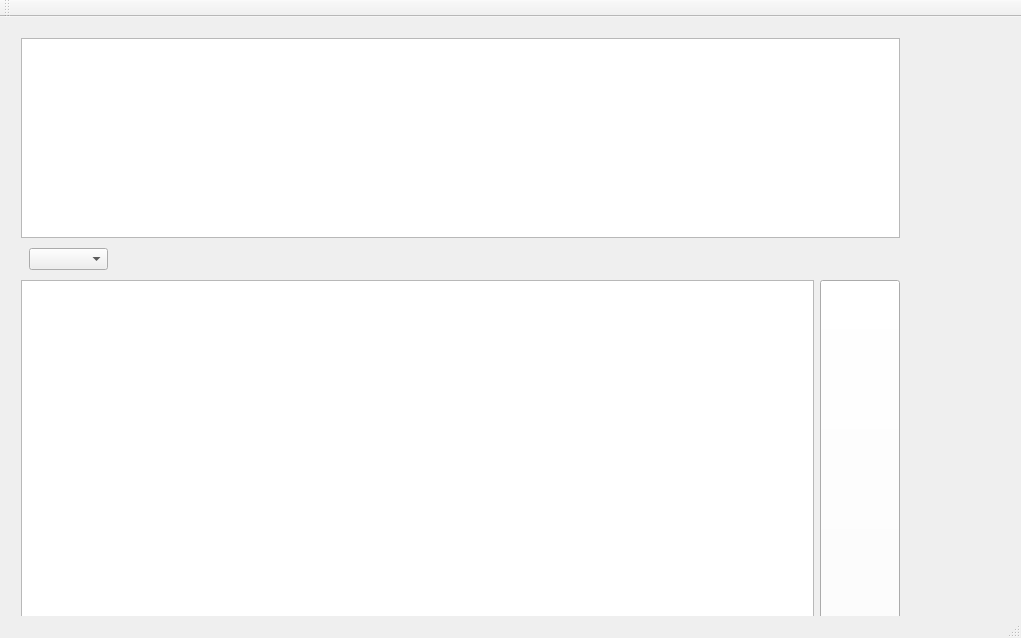
<?xml version="1.0" encoding="UTF-8"?>
<ui version="4.0">
 <class>ChatBotClass</class>
 <widget class="QMainWindow" name="ChatBotClass">
  <property name="geometry">
   <rect>
    <x>0</x>
    <y>0</y>
    <width>1021</width>
    <height>638</height>
   </rect>
  </property>
  <property name="windowTitle">
   <string>ChatBot</string>
  </property>
  <widget class="QWidget" name="centralWidget">
   <widget class="QWidget" name="gridLayoutWidget">
    <property name="geometry">
     <rect>
      <x>10</x>
      <y>10</y>
      <width>901</width>
      <height>2117</height>
     </rect>
    </property>
    <layout class="QVBoxLayout" name="mainLayout" stretch="0,0,0">
     <property name="spacing">
      <number>10</number>
     </property>
     <property name="sizeConstraint">
      <enum>QLayout::SetMinimumSize</enum>
     </property>
     <item>
      <widget class="QTextBrowser" name="textDisplay">
       <property name="sizePolicy">
        <sizepolicy hsizetype="Preferred" vsizetype="Preferred">
         <horstretch>0</horstretch>
         <verstretch>0</verstretch>
        </sizepolicy>
       </property>
       <property name="minimumSize">
        <size>
         <width>0</width>
         <height>200</height>
        </size>
       </property>
      </widget>
     </item>
     <item>
      <layout class="QHBoxLayout" name="infoLayout" stretch="1,10,100">
       <item>
        <spacer name="horizontalSpacer_2">
         <property name="orientation">
          <enum>Qt::Horizontal</enum>
         </property>
         <property name="sizeType">
          <enum>QSizePolicy::Expanding</enum>
         </property>
         <property name="sizeHint" stdset="0">
          <size>
           <width>40</width>
           <height>20</height>
          </size>
         </property>
        </spacer>
       </item>
       <item>
        <widget class="QComboBox" name="capabilitiesComboBox">
         <property name="sizePolicy">
          <sizepolicy hsizetype="Expanding" vsizetype="Fixed">
           <horstretch>0</horstretch>
           <verstretch>0</verstretch>
          </sizepolicy>
         </property>
         <property name="editable">
          <bool>false</bool>
         </property>
        </widget>
       </item>
       <item>
        <spacer name="horizontalSpacer">
         <property name="orientation">
          <enum>Qt::Horizontal</enum>
         </property>
         <property name="sizeType">
          <enum>QSizePolicy::Expanding</enum>
         </property>
         <property name="sizeHint" stdset="0">
          <size>
           <width>40</width>
           <height>20</height>
          </size>
         </property>
        </spacer>
       </item>
      </layout>
     </item>
     <item>
      <layout class="QHBoxLayout" name="inputLayout">
       <item>
        <widget class="QTextEdit" name="textInput"/>
       </item>
       <item>
        <widget class="QPushButton" name="sendButton">
         <property name="sizePolicy">
          <sizepolicy hsizetype="Minimum" vsizetype="Preferred">
           <horstretch>0</horstretch>
           <verstretch>0</verstretch>
          </sizepolicy>
         </property>
         <property name="text">
          <string>Send</string>
         </property>
        </widget>
       </item>
      </layout>
     </item>
    </layout>
   </widget>
  </widget>
  <widget class="QMenuBar" name="menuBar">
   <property name="geometry">
    <rect>
     <x>0</x>
     <y>0</y>
     <width>1021</width>
     <height>21</height>
    </rect>
   </property>
  </widget>
  <widget class="QToolBar" name="mainToolBar">
   <attribute name="toolBarArea">
    <enum>TopToolBarArea</enum>
   </attribute>
   <attribute name="toolBarBreak">
    <bool>false</bool>
   </attribute>
  </widget>
  <widget class="QStatusBar" name="statusBar"/>
 </widget>
 <layoutdefault spacing="6" margin="11"/>
 <resources>
  <include location="ChatBot.qrc"/>
 </resources>
 <connections/>
</ui>
